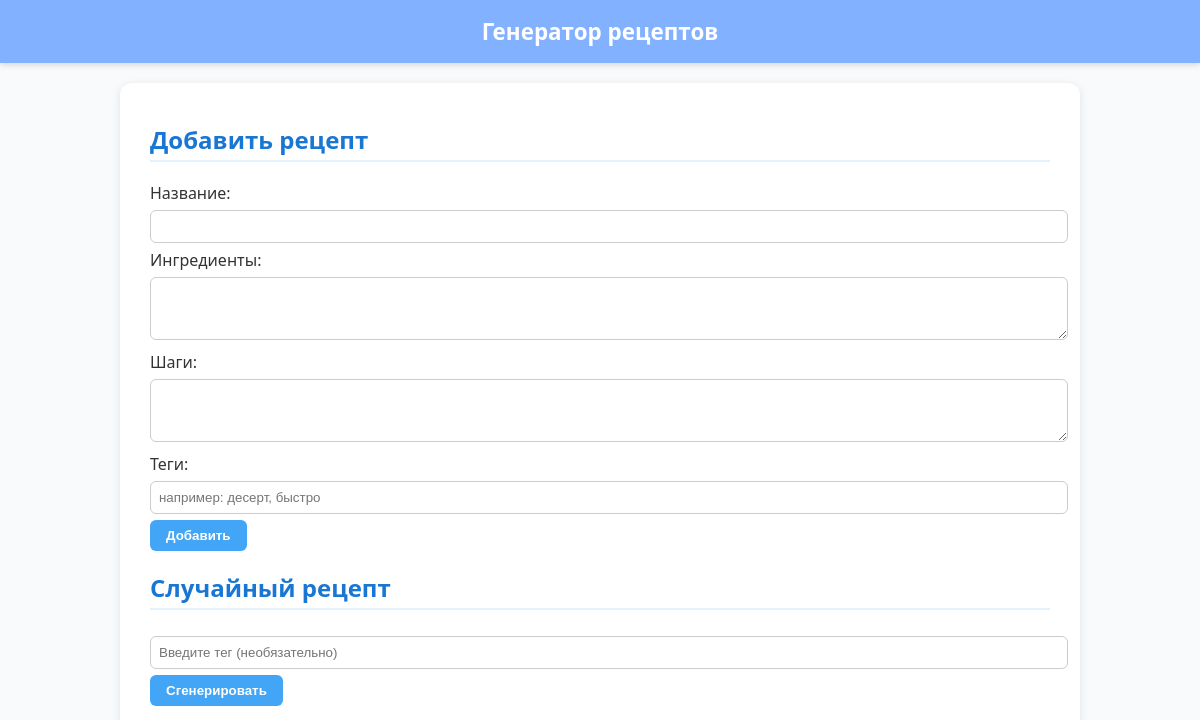
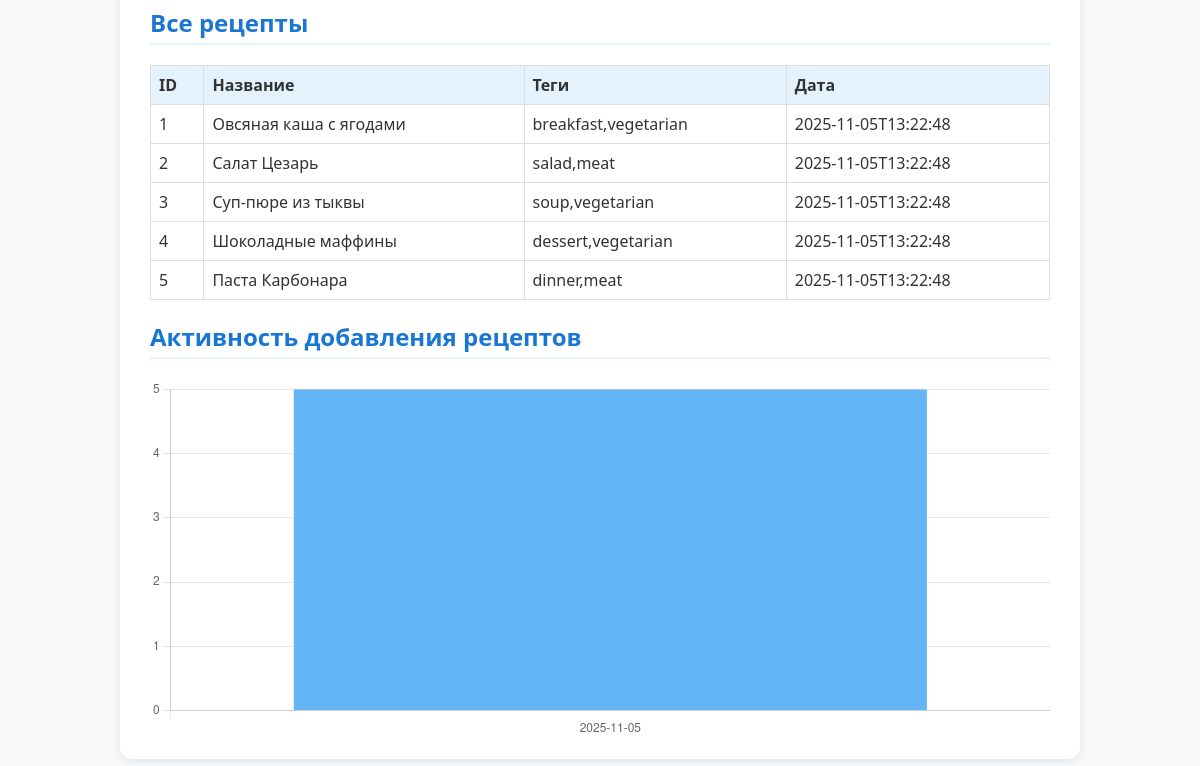
The app's page /, older data (2 pictures, top to bottom).
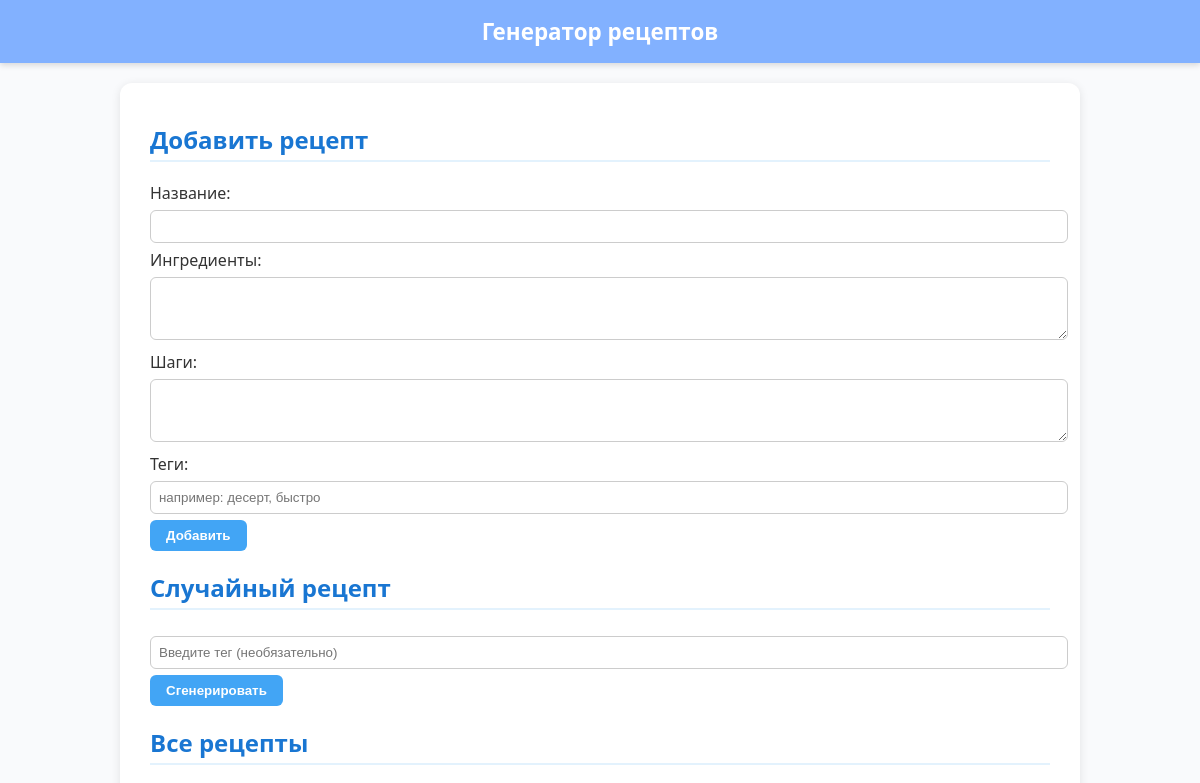
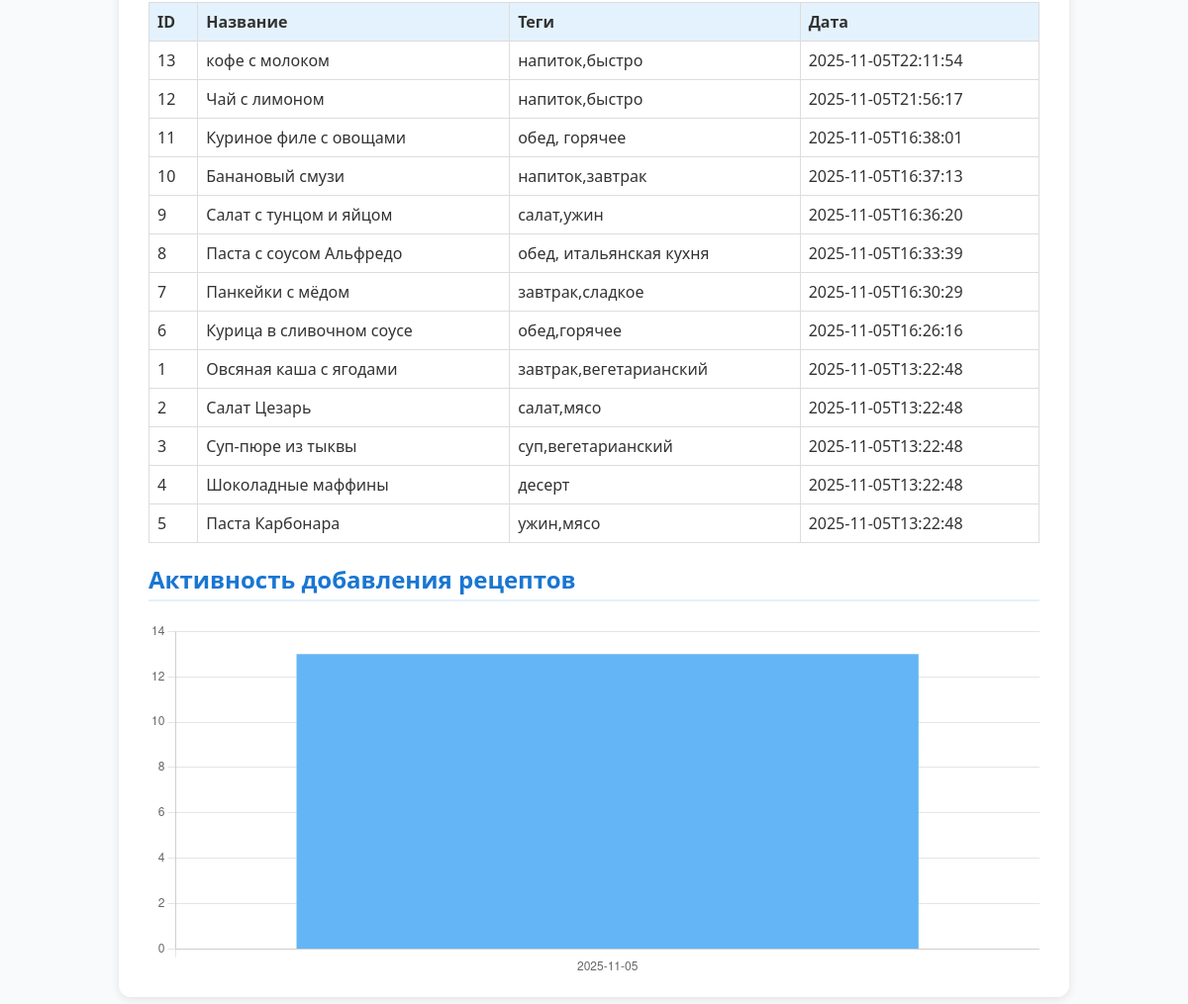
The same page, newer data (2 pictures, top to bottom).
### tables this page shows
CREATE TABLE recipes (
            id INTEGER PRIMARY KEY AUTOINCREMENT,
            title TEXT NOT NULL,
            ingredients TEXT,
            steps TEXT,
            tags TEXT,
            created_at TEXT
        );

### web/main.py (the view)
@app.get("/", response_class=HTMLResponse)
async def index(request: Request):
    recipes = controller.list_recipes()
    stats = controller.activity_stats() or {}
    return templates.TemplateResponse("index.html", {
        "request": request,
        "recipes": recipes,
        "random_recipe": None,
        "stats_json": json.dumps(stats)
    })

### web/templates/index.html (shortened to what this page needs)
<!DOCTYPE html>
<html lang="ru">
<head>
</head>
<body>
  <header>Генератор рецептов</header>
  <main>
    <section>
      <h2>Добавить рецепт</h2>
      <form action="/add" method="post">
        <label>Название:</label>
        <input type="text" name="title" required>
        <label>Ингредиенты:</label>
        <textarea name="ingredients" rows="3"></textarea>
        <label>Шаги:</label>
        <textarea name="steps" rows="3"></textarea>
        <label>Теги:</label>
        <input type="text" name="tags" placeholder="например: десерт, быстро">
        <button type="submit">Добавить</button>
      </form>
    </section>
    <section>
      <h2>Случайный рецепт</h2>
      <form action="/random" method="get">
        <input type="text" name="tag" placeholder="Введите тег (необязательно)">
        <button type="submit">Сгенерировать</button>
      </form>
    </section>
    <section>
      <h2>Все рецепты</h2>
      <table>
        <thead>
          <tr><th>ID</th><th>Название</th><th>Теги</th><th>Дата</th></tr>
        </thead>
        <tbody>
          {% for r in recipes %}
          <tr>
            <td>{{ r.id }}</td>
            <td>{{ r.title }}</td>
            <td>{{ r.tags }}</td>
            <td>{{ r.created_at }}</td>
          </tr>
          {% endfor %}
        </tbody>
      </table>
    </section>
    <section>
      <h2>Активность добавления рецептов</h2>
      <canvas id="activityChart" height="120"></canvas>
    </section>
  </main>
  <script>
  const stats = {{ stats_json | safe }};
  const labels = Object.keys(stats);
  const values = Object.values(stats);
  const ctx = document.getElementById('activityChart');
  if (ctx && labels.length > 0) {
    new Chart(ctx, {
      type: 'bar',
      data: {
        labels: labels,
        datasets: [{
          label: 'Количество рецептов',
          data: values,
          backgroundColor: '#64b5f6'
        }]
      },
      options: {
        responsive: true,
        scales: {
          y: { beginAtZero: true, ticks: { precision: 0 } }
        },
        plugins: {
          legend: { display: false }
        }
      }
    });
  }
</script>
</body>
</html>

### web/templates/index.html (style rules this page uses)
body { font-family: 'Segoe UI', sans-serif; background-color: #f9fafc; margin: 0; padding: 0; color: #333; }
header { background-color: #82b1ff; color: white; padding: 16px; text-align: center; font-size: 1.4rem; font-weight: bold; box-shadow: 0 2px 6px rgba(0,0,0,0.15); }
main { max-width: 900px; margin: 20px auto; background: white; border-radius: 12px; padding: 20px 30px; box-shadow: 0 2px 10px rgba(0,0,0,0.1); }
h2 { color: #1976d2; border-bottom: 2px solid #e3f2fd; padding-bottom: 4px; }
form { margin-bottom: 20px; }
input, textarea { width: 100%; padding: 8px; margin: 6px 0; border-radius: 6px; border: 1px solid #ccc; }
button { background-color: #42a5f5; color: white; border: none; border-radius: 6px; padding: 8px 16px; cursor: pointer; font-weight: 600; margin-right: 8px; }
table { width: 100%; border-collapse: collapse; margin-top: 10px; }
th, td { border: 1px solid #ddd; padding: 8px; text-align: left; }
th { background-color: #e3f2fd; }
canvas { margin-top: 20px; }

Row changes from the older to the newer data that the page shows:
added recipes: id "13", title "кофе с молоком", tags "напиток,быстро", created_at "2025-11-05T22:11:54"
added recipes: id "12", title "Чай с лимоном", tags "напиток,быстро", created_at "2025-11-05T21:56:17"
added recipes: id "11", title "Куриное филе с овощами", tags "обед, горячее", created_at "2025-11-05T16:38:01"
added recipes: id "10", title "Банановый смузи", tags "напиток,завтрак", created_at "2025-11-05T16:37:13"
added recipes: id "9", title "Салат с тунцом и яйцом", tags "салат,ужин", created_at "2025-11-05T16:36:20"
added recipes: id "8", title "Паста с соусом Альфредо", tags "обед, итальянская кухня", created_at "2025-11-05T16:33:39"
added recipes: id "7", title "Панкейки с мёдом", tags "завтрак,сладкое", created_at "2025-11-05T16:30:29"
added recipes: id "6", title "Курица в сливочном соусе", tags "обед,горячее", created_at "2025-11-05T16:26:16"
changed recipes "Овсяная каша с ягодами": tags "breakfast,vegetarian" → "завтрак,вегетарианский"
changed recipes "Салат Цезарь": tags "salad,meat" → "салат,мясо"
changed recipes "Суп-пюре из тыквы": tags "soup,vegetarian" → "суп,вегетарианский"
changed recipes "Шоколадные маффины": tags "dessert,vegetarian" → "десерт"
changed recipes "Паста Карбонара": tags "dinner,meat" → "ужин,мясо"
Text that changed along with them:
chart data {{ stats_json | safe }}: {"2025-11-05": 5} → {"2025-11-05": 13}
